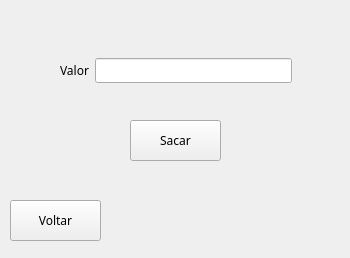
<?xml version="1.0" encoding="UTF-8"?>
<ui version="4.0">
 <class>Form</class>
 <widget class="QWidget" name="Form">
  <property name="geometry">
   <rect>
    <x>0</x>
    <y>0</y>
    <width>350</width>
    <height>258</height>
   </rect>
  </property>
  <property name="font">
   <font>
    <family>Hack</family>
    <weight>50</weight>
    <bold>false</bold>
   </font>
  </property>
  <property name="windowTitle">
   <string>Saque</string>
  </property>
  <property name="windowIcon">
   <iconset>
    <normaloff>gpicon.png</normaloff>gpicon.png</iconset>
  </property>
  <widget class="QWidget" name="layoutWidget">
   <property name="geometry">
    <rect>
     <x>60</x>
     <y>30</y>
     <width>232</width>
     <height>81</height>
    </rect>
   </property>
   <layout class="QGridLayout" name="gridLayout">
    <item row="0" column="0">
     <widget class="QLabel" name="label_2">
      <property name="font">
       <font>
        <family>Hack</family>
        <weight>50</weight>
        <bold>false</bold>
       </font>
      </property>
      <property name="text">
       <string>Valor</string>
      </property>
      <property name="alignment">
       <set>Qt::AlignRight|Qt::AlignTrailing|Qt::AlignVCenter</set>
      </property>
     </widget>
    </item>
    <item row="0" column="1">
     <widget class="QLineEdit" name="lineEdit_2"/>
    </item>
   </layout>
  </widget>
  <widget class="QPushButton" name="pushButton">
   <property name="geometry">
    <rect>
     <x>130</x>
     <y>120</y>
     <width>91</width>
     <height>41</height>
    </rect>
   </property>
   <property name="text">
    <string>Sacar</string>
   </property>
  </widget>
  <widget class="QPushButton" name="pushButton_2">
   <property name="geometry">
    <rect>
     <x>10</x>
     <y>200</y>
     <width>91</width>
     <height>41</height>
    </rect>
   </property>
   <property name="text">
    <string>Voltar</string>
   </property>
  </widget>
 </widget>
 <resources/>
 <connections/>
</ui>
